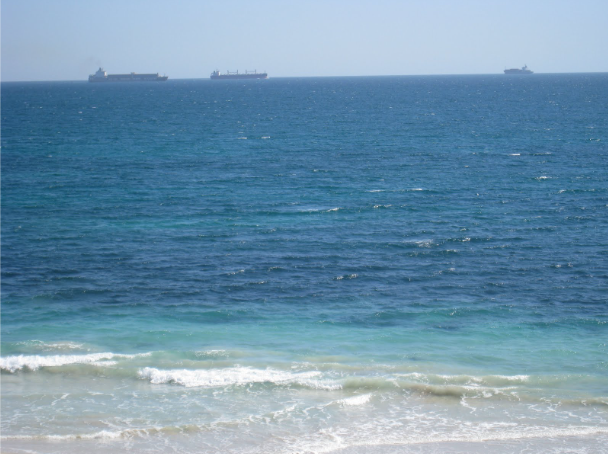
//> input picture three_ships_horizon.png, 608 x 454 px
$ ./main   (built with g++ and OpenCV 4)
//> lines starting //> are read from the running program, lines starting //| are printed output that depends on the picture; after the words box and inside, x2 and y2 are one past the last pixel; in counts of white or black regions, pixels touching at a corner belong together
#include "main.hpp"

pair<double,double> findBestFitLine(const vector<Vec4i> &lines) {

    double sumIntercept = 0.0;
    double sumSlope = 0.0;
    double leftMostX = lines[0][2];
    double leftMostY;
    double rightMostX = 0.0;
    double rightMostY;

    for (auto line : lines) {
      sumIntercept += ((line[1] + line[3]) / 2.0);

      if (line[3] < leftMostX) {
        leftMostX = line[0];
        leftMostY = line[1];
      }
      if (line[2] > rightMostX) {
        rightMostX = line[2];
        rightMostY = line[3];
      }
    }

    double averageSlope = 180 / CV_PI * atan((rightMostY - leftMostY) / (rightMostX - leftMostX));
    double averageIntercept = sumIntercept / lines.size();

    pair<double,double> result = make_pair(averageSlope, averageIntercept);
    return result;
}

pair<double,double> findHorizon(Mat &image, bool showImage) {

    Mat gray_image;
    Mat blur_image;
    Mat threshold_image;
    Mat edge_image;

    // Grayscale image
    cvtColor(image, gray_image, cv::COLOR_RGB2GRAY );

    // Apply blur to image
    medianBlur(gray_image, blur_image, 15);

    if (showImage) {
        imshow("Blurred Grayscale Image", blur_image);
        waitKey(0);
    }

    // Threshold image with otsu thresholding
    threshold(blur_image, threshold_image, 0, 255, cv::THRESH_BINARY | cv::THRESH_OTSU);

    // Show thresholded image
    if (showImage) {
      imshow("Thresholded Image", threshold_image);
      waitKey(0);
    }

    // Perform edge detection
    Canny(threshold_image, edge_image, 20, 80, 3);

    if (showImage) {
      imshow("Edge Image", edge_image);
      waitKey(0);
    }

    // Find straight lines in image using Probabilistic Hough Lines
    vector<Vec4i> lines;
    HoughLinesP(edge_image, lines, 5, CV_PI / 180, 80, 30, 2);


    // Iterate over lines to find most likely candidate for horizon
    for (size_t i = 0; i < lines.size(); i++) {
      line(gray_image, Point(lines[i][0], lines[i][1]),
           Point(lines[i][2], lines[i][3]), Scalar(0, 0, 255), 3, 8);
    }

    if (showImage) {
      imshow("Thresholded Image", gray_image);
      waitKey(0);
    }

    // Fit a line to the lines we detected
    pair<double,double> results = findBestFitLine(lines);
    return results;
}

/**
 * @brief Rotate image and crop to get rid of blank pixels. Assumes image is w > h for simplicity
 *
 * @param image Image to rotate
 * @param angle Angle in degrees. Follows right hand rule
 * @param showImage Show intermediate steps for rotation
 * @return Mat Rotated and cropped image.
 */
Mat rotateImage(Mat &image, double angle, bool showImage) {

    // Find new image size
    Point2f center(image.cols / 2.0, image.rows / 2.0);

    // Get rotation matrix
    Mat rotationMatrix = getRotationMatrix2D(center, angle, 1.0);

    // Find size of new uncropped image
    double radians = angle * CV_PI / 180.0;
    double sinAngle = std::abs(sin(radians));
    double cosAngle = std::abs(cos(radians));

    int newWidth = static_cast<int>(image.cols * cosAngle + image.rows * sinAngle);
    int newHeight = static_cast<int>(image.cols * sinAngle + image.rows * cosAngle);
    Size newImageSize = Size(newWidth,newHeight);

    // Adjust rotation matrix by new center
    rotationMatrix.at<double>(0, 2) += newWidth/2.0 - image.cols/2.0;
    rotationMatrix.at<double>(1, 2) += newHeight/2.0 - image.rows/2.0;

    // Rotate the image matrix
    Mat rotatedImage;
    warpAffine(image, rotatedImage, rotationMatrix, newImageSize);

    // Display the rotated image
    if (showImage) {
        imshow("Rotated Image", rotatedImage);
        waitKey(0);
    }

    // Determine bounding rectangle, center not relevant
    Point2f vertices[4];
    Point2f rotatedCenter(newImageSize.width / 2.0, newImageSize.height / 2.0);

    RotatedRect rotatedDimension = RotatedRect(rotatedCenter, image.size(), angle);
    rotatedDimension.points(vertices);

    // Assume w > h image. Find cropped dimensions
    int croppedLowerX, croppedLowerY, croppedUpperX, croppedUpperY;

    if (angle > 0) {
      croppedLowerX = min(vertices[1].x, vertices[2].x);
      croppedLowerY = max(vertices[1].y, vertices[2].y);
      croppedUpperX = max(vertices[0].x, vertices[3].x);
      croppedUpperY = min(vertices[0].y, vertices[3].y);
    } else {
      croppedUpperX = min(vertices[2].x, vertices[3].x);
      croppedUpperY = max(vertices[2].y, vertices[3].y);
      croppedLowerX = max(vertices[0].x, vertices[1].x);
      croppedLowerY = min(vertices[0].y, vertices[1].y);
    }

    // Crop image to new dimensions
    Mat croppedImage = rotatedImage(Range(croppedLowerY, croppedUpperY),
                                    Range(croppedLowerX, croppedUpperX));

    // Display the cropped rotated image
    if (showImage) {
        imshow("Cropped Rotated Image", croppedImage);
        waitKey(0);
    }

    return croppedImage;

}


void detectShips(Mat &image, int horizon_height, bool showImage) {
    Mat cropped_image;
    Mat gray_image;
    Mat threshold_image;
    Mat edge_image;

    // Crop image to above horizon
    cropped_image = image( Range(0, horizon_height + 3), Range(0, image.cols - 1));

    if (showImage) {
      imshow("Cropped Image", cropped_image);
      waitKey(0);
    }

    // Grayscale image
    cvtColor(cropped_image, gray_image, cv::COLOR_RGB2GRAY );

    // Apply adative thresholding
    adaptiveThreshold(gray_image, threshold_image, 255, cv::ADAPTIVE_THRESH_MEAN_C,
                      cv::THRESH_BINARY, 15, 10);

    // Apply blur to image
    // Size kernal_size = Size(3,3);
    // GaussianBlur(threshold_image, threshold_image, kernal_size, 0);

    if (showImage) {
      imshow("Thresholded Image", threshold_image);
      waitKey(0);
    }

    // Apply Canny Thresholding to Image
    Canny(threshold_image, edge_image, 5, 40, 3);

    // Apply Closing Morphological Operation to remove small holes
    Mat kernel = getStructuringElement(1, Size(3,3));
    morphologyEx(edge_image, edge_image, cv::MORPH_CLOSE, kernel);

    if (showImage) {
      imshow("Edge Image", edge_image);
      waitKey(0);
    }

    vector<vector<Point>> contours;
    findContours(edge_image, contours, cv::RETR_EXTERNAL, cv::CHAIN_APPROX_SIMPLE, Point(0, cropped_image.rows - horizon_height - 3 ));
    // drawContours(image, contours, -1, Scalar(0, 0, 255), 1);

    // Iterate over contours to draw boxes
    for (size_t i = 0; i < contours.size(); i++) {

      // Remove contour areas which are too small
      if (contourArea(contours[i]) < 30) {
        continue;
      }

      // Output bounding boxes if they're not impossibly close to ocean
      // If too many overlapping detections are found, implement non-maximal suppresion
      if (contours[i][0].y < horizon_height - 5) {
        Rect boundingBox = cv::boundingRect(contours[i]);
        rectangle(image, boundingBox, Scalar(0,255,0), 1);
      }
    }

}

bool showHorizonImages = false;
bool showRotateImages = false;
bool showShipImages = false;

int main(int argc, char** argv)
{
    // Read the image file
    Mat image = imread("three_ships_horizon.png");
//> image is the input picture: 454 rows x 608 cols, CV_8UC3; mean B, G, R 172.8, 148.2, 112.1

    // Check for failure
    if (image.empty())
    {
        cout << "Could not open or find the image" << endl;
        cin.get(); //wait for any key press
        return -1;
    }

    imshow("Original Image", image);
    waitKey(0);

    // Find angle and height of horizon
    pair<double, double> horizon_results = findHorizon(image, showHorizonImages);
//> in findHorizon, `threshold(blur_image, threshold_image, 0, 255, cv::THRESH_BINARY | cv:..`:
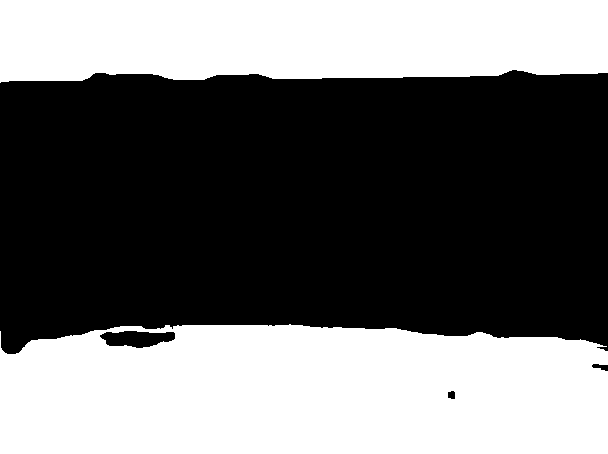
//> threshold_image: 454 rows x 608 cols, CV_8UC1; 43.4% white; 2 white regions, box (x1, y1, x2, y2) and area: (0, 324, 608, 454) 72949, (0, 0, 608, 83) 46754
//> in findHorizon, `Canny(threshold_image, edge_image, 20, 80, 3);`:
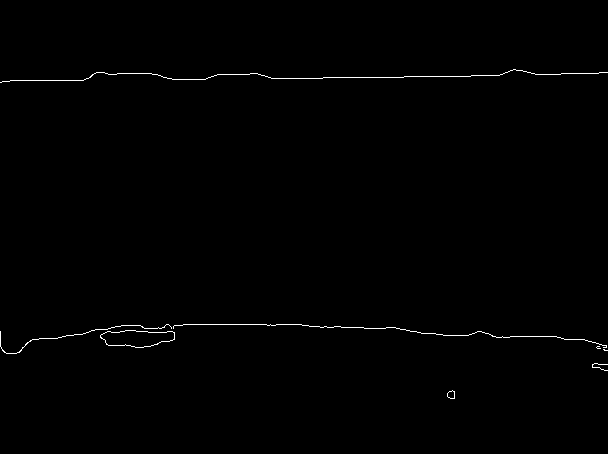
//> edge_image: 454 rows x 608 cols, CV_8UC1; 0.54% white in thin lines or dots, all inside (x1, y1, x2, y2) = (0, 69, 608, 399)
//> in findHorizon, `HoughLinesP(edge_image, lines, 5, CV_PI / 180, 80, 30, 2);`: lines = 8 lines (x1, y1, x2, y2): [117, 73, 151, 73], [434, 76, 470, 76], [172, 79, 205, 79], [217, 74, 249, 74], [281, 78, 322, 78], [323, 77, 403, 77], [2, 81, 68, 80], [561, 73, 595, 73]
//> the loop in findHorizon, `for (size_t i = 0; i < lines.size(); i++)` made 8 passes
//> after the loop in findHorizon, `for (size_t i = 0; i < lines.size(); i++)`:
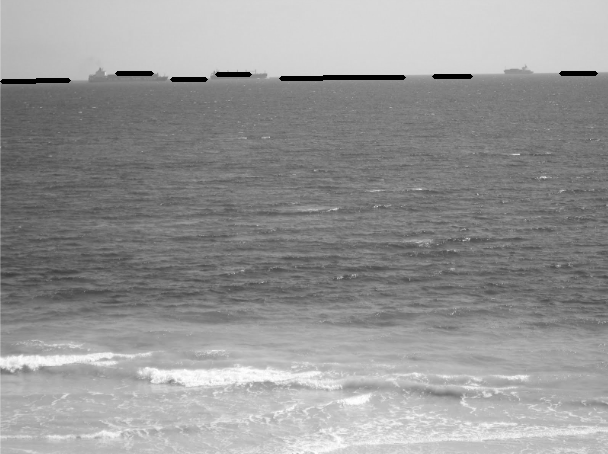
//> gray_image: 454 rows x 608 cols, CV_8UC1; min 0, max 255, mean 150.3
//> in findBestFitLine, `double leftMostX = lines[0][2];`: leftMostX = 151
//> the loop in findBestFitLine, `for (auto line : lines)` made 8 passes
//> (sumIntercept, leftMostX, leftMostY, rightMostX, rightMostY) on passes 1 to 2: (73, 117, 73, 151, 73), (149, 434, 76, 470, 76)
//> (line, sumIntercept, leftMostX, leftMostY) on passes 3 to 7: ([172, 79, 205, 79], 228, 172, 79), ([217, 74, 249, 74], 302, 217, 74), ([281, 78, 322, 78], 380, 281, 78), ([323, 77, 403, 77], 457, 323, 77), ([2, 81, 68, 80], 537.5, 2, 81)
//> after the loop in findBestFitLine, `for (auto line : lines)`: sumIntercept = 610.5; leftMostX = 2; leftMostY = 81; rightMostX = 595; rightMostY = 73
//> in findBestFitLine, `double averageSlope = 180 / CV_PI * atan((rightMostY - leftMostY) / (r..`: averageSlope = -0.773
//> in findBestFitLine, `double averageIntercept = sumIntercept / lines.size();`: averageIntercept = 76.31
//> in findBestFitLine, `pair<double,double> result = make_pair(averageSlope, averageIntercept);`: result = (-0.773, 76.31)
//> horizon_results = (-0.773, 76.31)

    // Rotate image and crop
    Mat rotatedImage = rotateImage(image, horizon_results.first, showRotateImages);

    // Detect ships and place bounding boxes
    detectShips(rotatedImage, horizon_results.second, showShipImages);
//> in detectShips, `cvtColor(cropped_image, gray_image, cv::COLOR_RGB2GRAY );`:
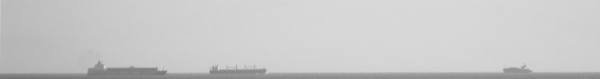
//> gray_image: 79 rows x 600 cols, CV_8UC1; min 113, max 220, mean 200.4
//> in detectShips, `adaptiveThreshold(gray_image, threshold_image, 255, cv::ADAPTIVE_THRES..`:
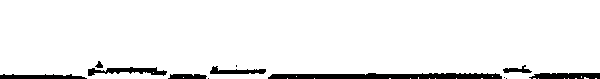
//> threshold_image: 79 rows x 600 cols, CV_8UC1; 94% white; 12 black regions (4 under 20 px), largest, box (x1, y1, x2, y2) and area: (268, 73, 502, 79) 1184, (529, 73, 600, 79) 376, (88, 67, 167, 76) 373
//> in detectShips, `Canny(threshold_image, edge_image, 5, 40, 3);`: edge_image: 79 rows x 600 cols, CV_8UC1; 1.9% white in thin lines or dots, all inside (x1, y1, x2, y2) = (0, 61, 600, 79)
//> in detectShips, `morphologyEx(edge_image, edge_image, cv::MORPH_CLOSE, kernel);`:
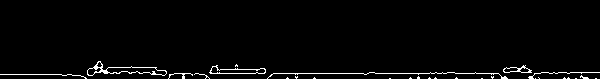
//> edge_image: 79 rows x 600 cols, CV_8UC1; 2.2% white in thin lines or dots, all inside (x1, y1, x2, y2) = (0, 61, 600, 79)
//> in detectShips, `findContours(edge_image, contours, cv::RETR_EXTERNAL, cv::CHAIN_APPROX..`: contours = 27 contours, 24 with area under 20; largest, box (x1, y1, x2, y2) and area: (87, 61, 167, 76) 438, (209, 65, 266, 74) 242, (503, 65, 532, 73) 111
//> the loop in detectShips, `for (size_t i = 0; i < contours.size(); i++)` made 27 passes
//> boundingBox on passes 24, 25, 27: Rect(503, 65, 29, 8), Rect(209, 65, 57, 9), Rect(87, 61, 80, 15)
//> after the loop in detectShips, `for (size_t i = 0; i < contours.size(); i++)`:
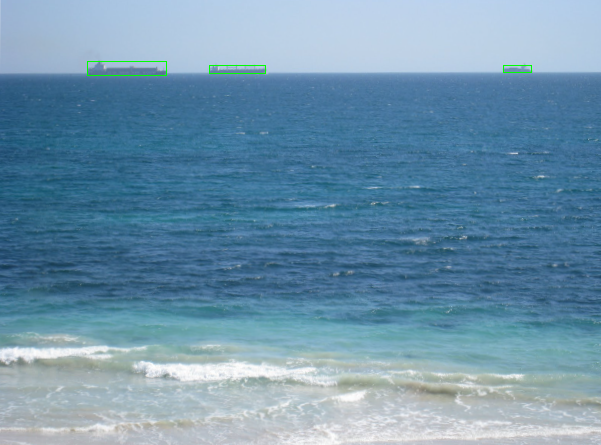
//> image: 445 rows x 601 cols, CV_8UC3; mean B, G, R 171.7, 147.4, 110.4
    imshow("Final Image", rotatedImage);
    waitKey(0);

    // Write image to folder
    imwrite("./three_ships_boxed.TIFF", rotatedImage);
    return 0;
}
